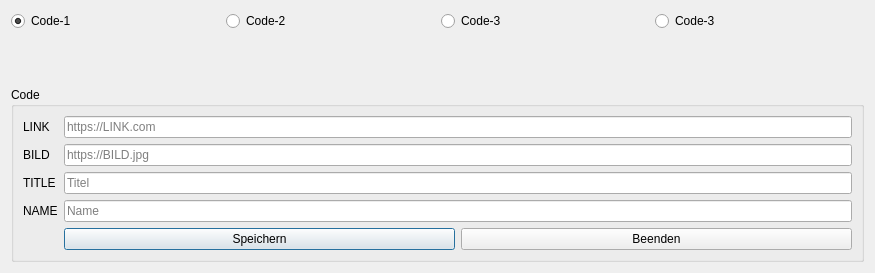
<?xml version="1.0" encoding="UTF-8"?>
<ui version="4.0">
 <class>dialog</class>
 <widget class="QDialog" name="dialog">
  <property name="geometry">
   <rect>
    <x>0</x>
    <y>0</y>
    <width>875</width>
    <height>273</height>
   </rect>
  </property>
  <property name="windowTitle">
   <string>CodeCreator  v2.0.0</string>
  </property>
  <layout class="QVBoxLayout" name="verticalLayout_2">
   <item>
    <layout class="QVBoxLayout" name="verticalLayout">
     <item>
      <layout class="QHBoxLayout" name="horizontalLayout">
       <item>
        <widget class="QRadioButton" name="radioButton_1">
         <property name="toolTip">
          <string>Standard-Aktiviert</string>
         </property>
         <property name="text">
          <string>Code-1</string>
         </property>
         <property name="checked">
          <bool>true</bool>
         </property>
        </widget>
       </item>
       <item>
        <widget class="QRadioButton" name="radioButton_2">
         <property name="text">
          <string>Code-2</string>
         </property>
        </widget>
       </item>
       <item>
        <widget class="QRadioButton" name="radioButton_3">
         <property name="text">
          <string>Code-3</string>
         </property>
        </widget>
       </item>
       <item>
        <widget class="QRadioButton" name="radioButton_4">
         <property name="text">
          <string>Code-3</string>
         </property>
        </widget>
       </item>
      </layout>
     </item>
     <item>
      <spacer name="verticalSpacer">
       <property name="orientation">
        <enum>Qt::Vertical</enum>
       </property>
       <property name="sizeHint" stdset="0">
        <size>
         <width>20</width>
         <height>40</height>
        </size>
       </property>
      </spacer>
     </item>
     <item>
      <widget class="QGroupBox" name="groupBoxCode">
       <property name="title">
        <string>Code</string>
       </property>
       <layout class="QGridLayout" name="gridLayout">
        <item row="1" column="1">
         <widget class="QLineEdit" name="lineEditLINK">
          <property name="placeholderText">
           <string>https://LINK.com</string>
          </property>
         </widget>
        </item>
        <item row="1" column="0">
         <widget class="QLabel" name="labelLINK">
          <property name="text">
           <string>LINK</string>
          </property>
         </widget>
        </item>
        <item row="2" column="0">
         <widget class="QLabel" name="labelBILD">
          <property name="text">
           <string>BILD</string>
          </property>
         </widget>
        </item>
        <item row="4" column="1">
         <widget class="QLineEdit" name="lineEditNAME">
          <property name="placeholderText">
           <string>Name</string>
          </property>
         </widget>
        </item>
        <item row="3" column="0">
         <widget class="QLabel" name="labelTITLE">
          <property name="text">
           <string>TITLE</string>
          </property>
         </widget>
        </item>
        <item row="3" column="1">
         <widget class="QLineEdit" name="lineEditTITLE">
          <property name="placeholderText">
           <string>Titel</string>
          </property>
         </widget>
        </item>
        <item row="4" column="0">
         <widget class="QLabel" name="labelNAME">
          <property name="text">
           <string>NAME</string>
          </property>
         </widget>
        </item>
        <item row="2" column="1">
         <widget class="QLineEdit" name="lineEditBILD">
          <property name="placeholderText">
           <string>https://BILD.jpg</string>
          </property>
         </widget>
        </item>
        <item row="5" column="1">
         <widget class="QSplitter" name="splitter">
          <property name="orientation">
           <enum>Qt::Horizontal</enum>
          </property>
          <widget class="QWidget" name="layoutWidget">
           <layout class="QHBoxLayout" name="horizontalLayout_2">
            <item>
             <widget class="QPushButton" name="pushButtonSave">
              <property name="text">
               <string>Speichern</string>
              </property>
             </widget>
            </item>
            <item>
             <widget class="QPushButton" name="pushButtonEde">
              <property name="text">
               <string>Beenden</string>
              </property>
             </widget>
            </item>
           </layout>
          </widget>
         </widget>
        </item>
       </layout>
      </widget>
     </item>
    </layout>
   </item>
  </layout>
 </widget>
 <tabstops>
  <tabstop>lineEditLINK</tabstop>
  <tabstop>lineEditBILD</tabstop>
  <tabstop>lineEditTITLE</tabstop>
  <tabstop>lineEditNAME</tabstop>
  <tabstop>pushButtonSave</tabstop>
  <tabstop>pushButtonEde</tabstop>
 </tabstops>
 <resources/>
 <connections>
  <connection>
   <sender>pushButtonEde</sender>
   <signal>clicked()</signal>
   <receiver>dialog</receiver>
   <slot>close()</slot>
   <hints>
    <hint type="sourcelabel">
     <x>475</x>
     <y>205</y>
    </hint>
    <hint type="destinationlabel">
     <x>553</x>
     <y>205</y>
    </hint>
   </hints>
  </connection>
 </connections>
 <slots>
  <slot>print()</slot>
  <slot>clear()</slot>
 </slots>
</ui>
